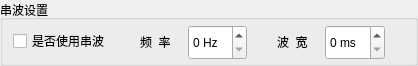
           <widget class="QGroupBox" name="seriesWaveGroupBox">
            <property name="minimumSize">
             <size>
              <width>0</width>
              <height>66</height>
             </size>
            </property>
            <property name="maximumSize">
             <size>
              <width>16777215</width>
              <height>56</height>
             </size>
            </property>
            <property name="title">
             <string>串波设置</string>
            </property>
            <layout class="QGridLayout" name="gridLayout_4">
             <property name="leftMargin">
              <number>10</number>
             </property>
             <property name="topMargin">
              <number>5</number>
             </property>
             <property name="rightMargin">
              <number>30</number>
             </property>
             <property name="bottomMargin">
              <number>5</number>
             </property>
             <property name="horizontalSpacing">
              <number>30</number>
             </property>
             <item row="0" column="1">
              <layout class="QHBoxLayout" name="horizontalLayout_13">
               <item>
                <widget class="QLabel" name="label_8">
                 <property name="sizePolicy">
                  <sizepolicy hsizetype="Fixed" vsizetype="Preferred">
                   <horstretch>0</horstretch>
                   <verstretch>0</verstretch>
                  </sizepolicy>
                 </property>
                 <property name="minimumSize">
                  <size>
                   <width>48</width>
                   <height>0</height>
                  </size>
                 </property>
                 <property name="maximumSize">
                  <size>
                   <width>48</width>
                   <height>16777215</height>
                  </size>
                 </property>
                 <property name="text">
                  <string>频  率</string>
                 </property>
                </widget>
               </item>
               <item>
                <widget class="QSpinBox" name="frequencySpinBox">
                 <property name="minimumSize">
                  <size>
                   <width>0</width>
                   <height>35</height>
                  </size>
                 </property>
                 <property name="suffix">
                  <string> Hz</string>
                 </property>
                </widget>
               </item>
              </layout>
             </item>
             <item row="0" column="2">
              <layout class="QHBoxLayout" name="horizontalLayout_14">
               <item>
                <widget class="QLabel" name="label_9">
                 <property name="sizePolicy">
                  <sizepolicy hsizetype="Fixed" vsizetype="Preferred">
                   <horstretch>0</horstretch>
                   <verstretch>0</verstretch>
                  </sizepolicy>
                 </property>
                 <property name="minimumSize">
                  <size>
                   <width>48</width>
                   <height>0</height>
                  </size>
                 </property>
                 <property name="maximumSize">
                  <size>
                   <width>48</width>
                   <height>16777215</height>
                  </size>
                 </property>
                 <property name="text">
                  <string>波  宽</string>
                 </property>
                </widget>
               </item>
               <item>
                <widget class="QSpinBox" name="waveWidthSpinBox">
                 <property name="minimumSize">
                  <size>
                   <width>0</width>
                   <height>35</height>
                  </size>
                 </property>
                 <property name="suffix">
                  <string> ms</string>
                 </property>
                </widget>
               </item>
              </layout>
             </item>
             <item row="0" column="0">
              <widget class="QCheckBox" name="seriesWaveCheckBox">
               <property name="text">
                <string>是否使用串波</string>
               </property>
              </widget>
             </item>
            </layout>
           </widget>
